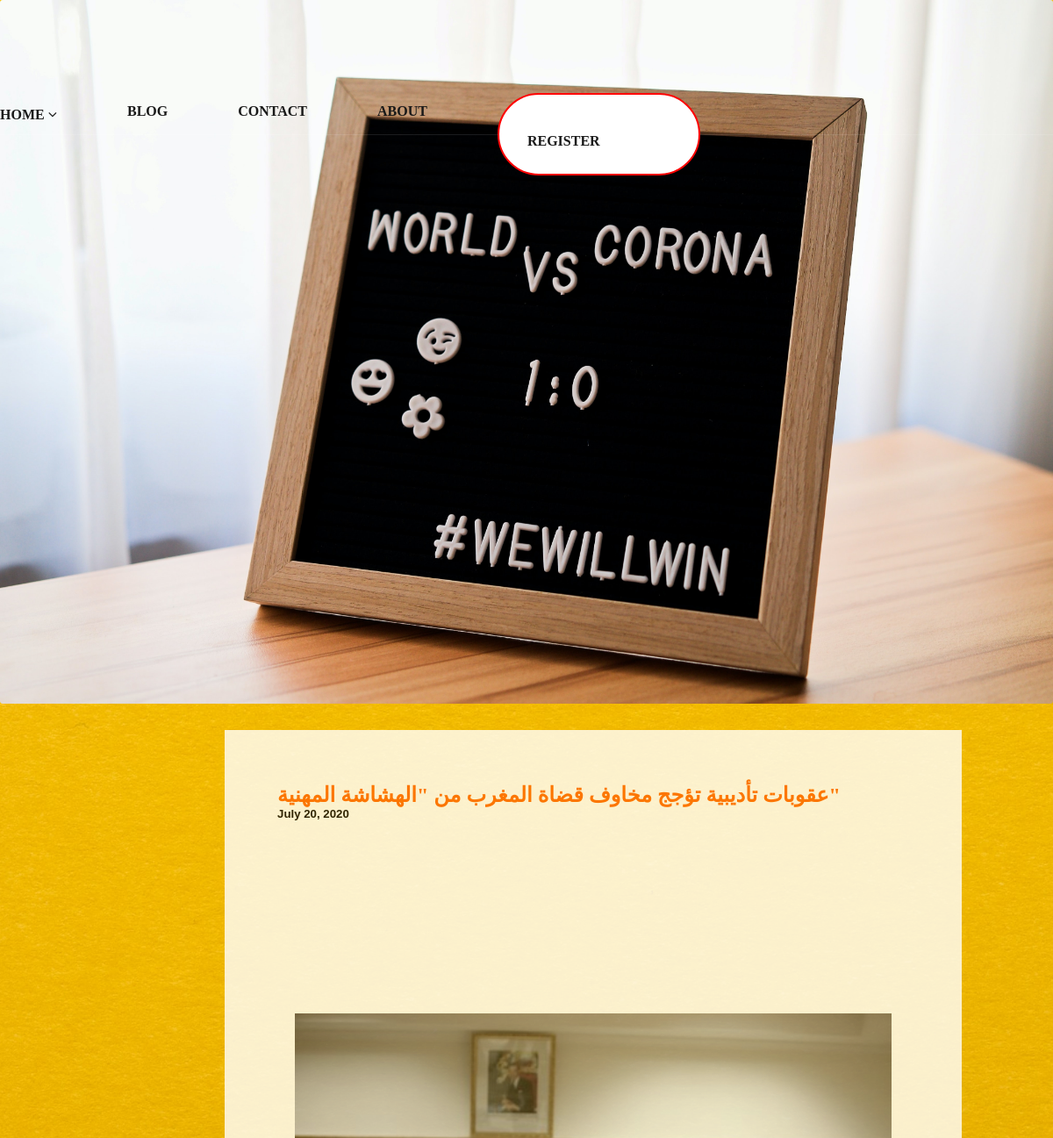
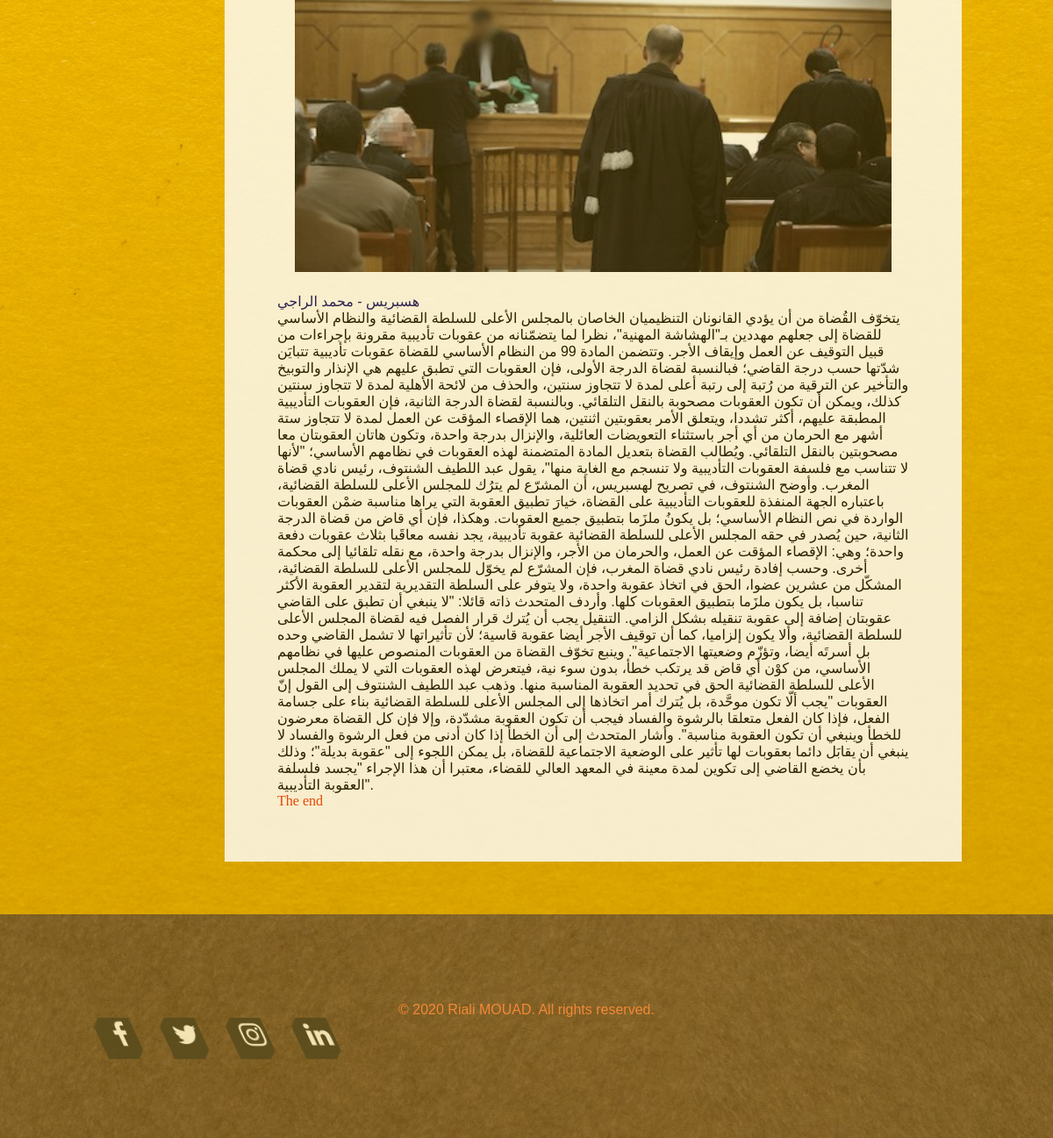
The app's page /blog/4 with its own data (2 pictures, top to bottom).
### blog/models.py (models this page shows, shortened)
class Blog(models.Model):
    user = models.ForeignKey(User , on_delete=models.DO_NOTHING)
    nickname=models.CharField(max_length=100, default='THe Writter')
    titre=models.CharField(max_length=100)
    body=models.TextField()
    img=models.ImageField(upload_to='static',default='static/default.png')
    date=models.DateField(default=timezone.now())
    acitve=models.BooleanField(default=True)

### blog/views.py (the view)
# urls.py: url(r'^/(?P<id>\d+)$', views.post , name='post')
def post(request , id):
    post= get_object_or_404(Blog , id =id)
    context ={
        'post' : post,
    }
    return render(request, 'blog/details.html' ,context)

### blog/templates/blog/details.html (shortened to what this page needs)
<!DOCTYPE html>
<html lang="en" dir="ltr">
  <head>
  </head>
  {% load static %}
<link rel="stylesheet" href="{% static 'css/styles_blog.css' %}">
<link rel="stylesheet" href="https://cdnjs.cloudflare.com/ajax/libs/font-awesome/4.7.0/css/font-awesome.min.css">
  <body>
    <h1>
      <a href="/blog">
      <img class="logo-blog" src="{% static 'aljoscha-laschgari-F2tZmxGtrX8-unsplash.jpg' %}" alt="" title="home">
      </a>
    </h1>
    <div class="card">
        <h2 style="color:#ff6600">{{post.titre}}</h2>
        <h5 style="font-family:sans-serif">{{post.date}}</h5>
  <div class="fakeimg" style="height:200px;"></div>
        <img src="{{post.img.url}}" class="img-post" alt="TMAGE"><p style="color: #000066;font-family:sans-serif">{{post.nickname}}</p><p style="font-family:sans-serif;">{{post.body}}</p>
        <a href="/blog" style="color:#eb3007">The end</a>
</div>
<div class="footer">
  <p style="color: coral;">© 2020 Riali MOUAD.  All rights reserved.</p>
  <ul>
   <li>
     <a href="#">
       <span class="fa fa-facebook"></span>
     </a>
   </li>
   <li>
     <a href="#">
       <span class="fa fa-twitter"></span>
     </a>
   </li>
   <li>
     <a href="#">
       <span class="fa fa-instagram"></span>
     </a>
   </li>
   <li>
     <a href="#">
       <span class="fa fa-linkedin"></span>
     </a>
   </li>
 </ul>
</div>
</body>
  <header>
    <div class="container">
      <nav>
        <ul class="nav-list">
          <li style="color:#eb3007">
            <a href="/">Home
            <i class="fa fa-angle-down"></i></a>
          </li>
          <li style="color:White">
            <a href="/blog">blog</a>
          </li>
           <li style="color:White">
            <a href="#">contact</a>
          </li>
          <li style="color:White">
            <a href="#">About</a>
          </li>
        <li class="move-right btn" style="color:White">
          <a href="/admin/">Register</a>
        </li>
        </ul>
      </nav>
    </div>
  </header>
</html>

### media/static/css/styles_blog.css (style rules this page uses)
*, *::after { margin: 0; box-sizing: border-box; }
a { text-decoration: none; }
ul { list-style: none; }
nav { position: absolute; top: 1%; width: 100%; height: 8rem; border-bottom: 1px solid rgba(255,255,255,.1); }
.nav-list { display:flex; }
.nav-list li { line-height:10px; position: relative; top: 5rem; }
.nav-list a { display: block; color: #191919; padding-top: 1rem; padding-right: 5rem; font-size: 1rem; font-family: cursive; font-weight: bold; text-transform: uppercase; transition: color 650ms; }
.logo-blog { border-radius: 3px; width: 100%; height: 100%; }
.btn { padding: 2rem; display: inline-block; background-color: white; border: 2px solid Red; border-radius: 5rem; transition: background-color 650ms; }
.card { position: relative; left: 16rem; width: 70%; height: 30%; background-color: White; padding: 60px; margin-top: 20px; opacity: 0.8; }
.img-post { position: relative; width: 100%; padding: 20px; }
.footer { height: 30%; padding: 100px; text-align: center; background-image:url('/media/static/cover.jpg'); opacity: 0.7; margin-top: 60px; font-family: Impact, Haettenschweiler, 'Arial Narrow Bold', sans-serif; font-weight: lighter; }
* { padding: 0; margin: 0; }
.footer>p { font-weight: normal; font-family: sans-serif; }
.footer>ul { position: relative; display: flex; transform: rotate(0deg) skew(25deg); transform-style: preserve-3d; }
.footer>ul li { position: relative; list-style: none; width: 35px; height: 37px; margin: 0 20px; }
.footer>ul li::before { content: ''; position: absolute; bottom: -10px; left: -5px; width: 100%; height: 10px; background: #2a2a2a; transform: skewX(-41deg); }
.footer>ul li::after { content: ''; position: absolute; top: 5px; left: -9px; width: 9px; height: 100%; background: #2a2a2a; transform: skewY(-49deg); }
.footer>ul li span { position: absolute; top: 0; left: 0; width: 100%; height: 100%; display: flex !important; background: #2a2a2a; justify-content: center; align-items: center; color: #fff; font-size: 30px !important; }

### records on screen
Blog: titre "عقوبات تأديبية تؤجج مخاوف قضاة المغرب من \"الهشاشة المهنية\"", date "July 20, 2020", img (picture), nickname "هسبريس - محمد الراجي", body "يتخوّف القُضاة من أن يؤدي القانونان التنظيميان الخاصان بالمجلس الأعلى للسلطة القضائية والنظام الأساسي للقضاة إلى جعلهم مهددين بـ\"الهشاشة المهنية\"، نظرا لما يتضمّنانه من عقوبات تأديبية مقرونة بإجراءات من قبيل التوقيف عن العمل وإيقاف الأجر. وتتضمن المادة 99 من النظام الأساسي للقضاة عقوبات تأديبية تتبايَن شدّتها حسب درجة القاضي؛ فبالنسبة لقضاة الدرجة الأولى، فإن العقوبات التي تطبق عليهم هي الإنذار والتوبيخ والتأخير عن الترقية من رُتبة إلى رتبة أعلى لمدة لا تتجاوز سنتين، والحذف من لائحة الأهلية لمدة لا تتجاوز سنتين كذلك، ويمكن أن تكون العقوبات مصحوبة بالنقل التلقائي. وبالنسبة لقضاة الدرجة الثانية، فإن العقوبات التأديبية المطبقة عليهم، أكثر تشددا، ويتعلق الأمر بعقوبتين اثنتين، هما الإقصاء المؤقت…"
